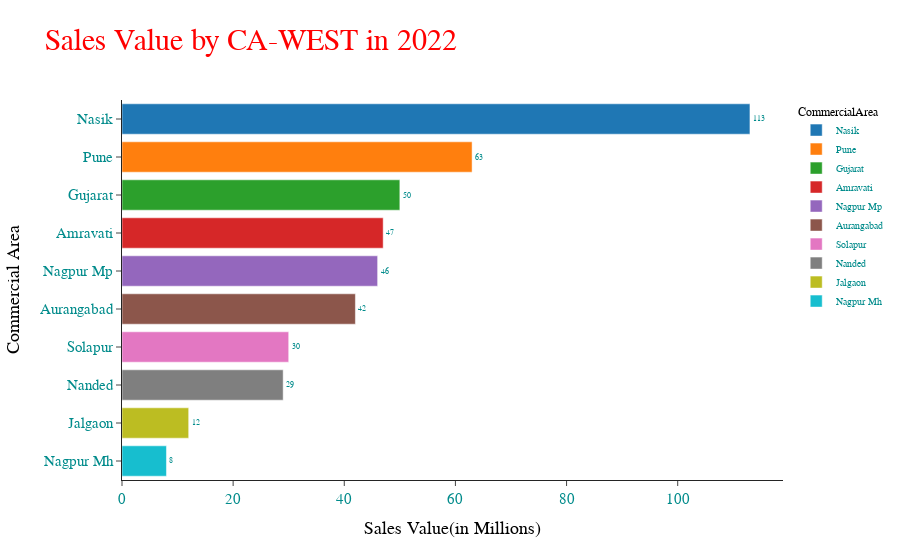

Notebook cell for this chart:
### Code cell
import plotly.express as px
#color_discrete_map = {'Arize': 'rgb(255,0,0)'}
fig=px.bar(CU_total, x="Sales", y="CommercialArea",
           labels={"Sales": "Sales Value(in Millions)"},
           title=" Sales Value by CA-WEST in 2022", 
           text="Sales", color="CommercialArea",# color_discrete_map = color_discrete_map,
           template="simple_white")
#fig.update_layout(autosize=True,width=1000,height=800)
fig.update_layout(
    xaxis_title="Sales Value(in Millions)",
    yaxis_title="Commercial Area",
    font_family="Arial Black",
    #font_family="Courier New",
    font_color="darkcyan",
    font_size=15,
    title_font_family="Times New Roman",
    title_font_size=30,
    title_font_color="red",
    legend_title_font_color="black",
    legend_font_size=10
)
layout = go.Layout(title='<b>Bold</b> <i>CA Sales Value by CA-WEST in 2022</i>')
fig.update_traces(textfont=dict(size=8), textposition="outside")
#fig.update_traces(line_color='pink', line_width=5)
fig.update_yaxes(title_font_color="black")
fig.update_xaxes(title_font_color="black")
fig.update_yaxes(tickfont_family="Arial Black")
fig.update_xaxes(tickfont_family="Arial Black")
fig.show()
fig.write_html("C:/krish workspace/Indian Advisors/2022/interactiveplots_2022/CA Sales Value by CA-WEST in 2022.html")

### Figure 1 — Plotly figure (JSON) as saved in the notebook; plotly's stock layout.template omitted (floating-point values rounded to 4 significant figures)
{"data": [{"alignmentgroup": "True", "hovertemplate": "CommercialArea=%{y}<br>Sales Value(in Millions)=%{text}<extra></extra>", "legendgroup": "Nasik", "marker": {"color": "#1F77B4", "pattern": {"shape": ""}}, "name": "Nasik", "offsetgroup": "Nasik", "orientation": "h", "showlegend": true, "text": [113], "textfont": {"size": 8}, "textposition": "outside", "type": "bar", "x": [113], "xaxis": "x", "y": ["Nasik"], "yaxis": "y"}, {"alignmentgroup": "True", "hovertemplate": "CommercialArea=%{y}<br>Sales Value(in Millions)=%{text}<extra></extra>", "legendgroup": "Pune", "marker": {"color": "#FF7F0E", "pattern": {"shape": ""}}, "name": "Pune", "offsetgroup": "Pune", "orientation": "h", "showlegend": true, "text": [63], "textfont": {"size": 8}, "textposition": "outside", "type": "bar", "x": [63], "xaxis": "x", "y": ["Pune"], "yaxis": "y"}, {"alignmentgroup": "True", "hovertemplate": "CommercialArea=%{y}<br>Sales Value(in Millions)=%{text}<extra></extra>", "legendgroup": "Gujarat", "marker": {"color": "#2CA02C", "pattern": {"shape": ""}}, "name": "Gujarat", "offsetgroup": "Gujarat", "orientation": "h", "showlegend": true, "text": [50], "textfont": {"size": 8}, "textposition": "outside", "type": "bar", "x": [50], "xaxis": "x", "y": ["Gujarat"], "yaxis": "y"}, {"alignmentgroup": "True", "hovertemplate": "CommercialArea=%{y}<br>Sales Value(in Millions)=%{text}<extra></extra>", "legendgroup": "Amravati", "marker": {"color": "#D62728", "pattern": {"shape": ""}}, "name": "Amravati", "offsetgroup": "Amravati", "orientation": "h", "showlegend": true, "text": [47], "textfont": {"size": 8}, "textposition": "outside", "type": "bar", "x": [47], "xaxis": "x", "y": ["Amravati"], "yaxis": "y"}, {"alignmentgroup": "True", "hovertemplate": "CommercialArea=%{y}<br>Sales Value(in Millions)=%{text}<extra></extra>", "legendgroup": "Nagpur Mp", "marker": {"color": "#9467BD", "pattern": {"shape": ""}}, "name": "Nagpur Mp", "offsetgroup": "Nagpur Mp", "orientation": "h", "showlegend": true, "text": [46], "textfont": {"size": 8}, "textposition": "outside", "type": "bar", "x": [46], "xaxis": "x", "y": ["Nagpur Mp"], "yaxis": "y"}, {"alignmentgroup": "True", "hovertemplate": "CommercialArea=%{y}<br>Sales Value(in Millions)=%{text}<extra></extra>", "legendgroup": "Aurangabad", "marker": {"color": "#8C564B", "pattern": {"shape": ""}}, "name": "Aurangabad", "offsetgroup": "Aurangabad", "orientation": "h", "showlegend": true, "text": [42], "textfont": {"size": 8}, "textposition": "outside", "type": "bar", "x": [42], "xaxis": "x", "y": ["Aurangabad"], "yaxis": "y"}, {"alignmentgroup": "True", "hovertemplate": "CommercialArea=%{y}<br>Sales Value(in Millions)=%{text}<extra></extra>", "legendgroup": "Solapur", "marker": {"color": "#E377C2", "pattern": {"shape": ""}}, "name": "Solapur", "offsetgroup": "Solapur", "orientation": "h", "showlegend": true, "text": [30], "textfont": {"size": 8}, "textposition": "outside", "type": "bar", "x": [30], "xaxis": "x", "y": ["Solapur"], "yaxis": "y"}, {"alignmentgroup": "True", "hovertemplate": "CommercialArea=%{y}<br>Sales Value(in Millions)=%{text}<extra></extra>", "legendgroup": "Nanded", "marker": {"color": "#7F7F7F", "pattern": {"shape": ""}}, "name": "Nanded", "offsetgroup": "Nanded", "orientation": "h", "showlegend": true, "text": [29], "textfont": {"size": 8}, "textposition": "outside", "type": "bar", "x": [29], "xaxis": "x", "y": ["Nanded"], "yaxis": "y"}, {"alignmentgroup": "True", "hovertemplate": "CommercialArea=%{y}<br>Sales Value(in Millions)=%{text}<extra></extra>", "legendgroup": "Jalgaon", "marker": {"color": "#BCBD22", "pattern": {"shape": ""}}, "name": "Jalgaon", "offsetgroup": "Jalgaon", "orientation": "h", "showlegend": true, "text": [12], "textfont": {"size": 8}, "textposition": "outside", "type": "bar", "x": [12], "xaxis": "x", "y": ["Jalgaon"], "yaxis": "y"}, {"alignmentgroup": "True", "hovertemplate": "CommercialArea=%{y}<br>Sales Value(in Millions)=%{text}<extra></extra>", "legendgroup": "Nagpur Mh", "marker": {"color": "#17BECF", "pattern": {"shape": ""}}, "name": "Nagpur Mh", "offsetgroup": "Nagpur Mh", "orientation": "h", "showlegend": true, "text": [8], "textfont": {"size": 8}, "textposition": "outside", "type": "bar", "x": [8], "xaxis": "x", "y": ["Nagpur Mh"], "yaxis": "y"}], "layout": {"barmode": "relative", "font": {"color": "darkcyan", "family": "Arial Black", "size": 15}, "legend": {"font": {"size": 10}, "title": {"font": {"color": "black"}, "text": "CommercialArea"}, "tracegroupgap": 0}, "title": {"font": {"color": "red", "family": "Times New Roman", "size": 30}, "text": " Sales Value by CA-WEST in 2022"}, "xaxis": {"anchor": "y", "domain": [0, 1], "tickfont": {"family": "Arial Black"}, "title": {"font": {"color": "black"}, "text": "Sales Value(in Millions)"}}, "yaxis": {"anchor": "x", "categoryarray": ["Nagpur Mh", "Jalgaon", "Nanded", "Solapur", "Aurangabad", "Nagpur Mp", "Amravati", "Gujarat", "Pune", "Nasik"], "categoryorder": "array", "domain": [0, 1], "tickfont": {"family": "Arial Black"}, "title": {"font": {"color": "black"}, "text": "Commercial Area"}}}}
